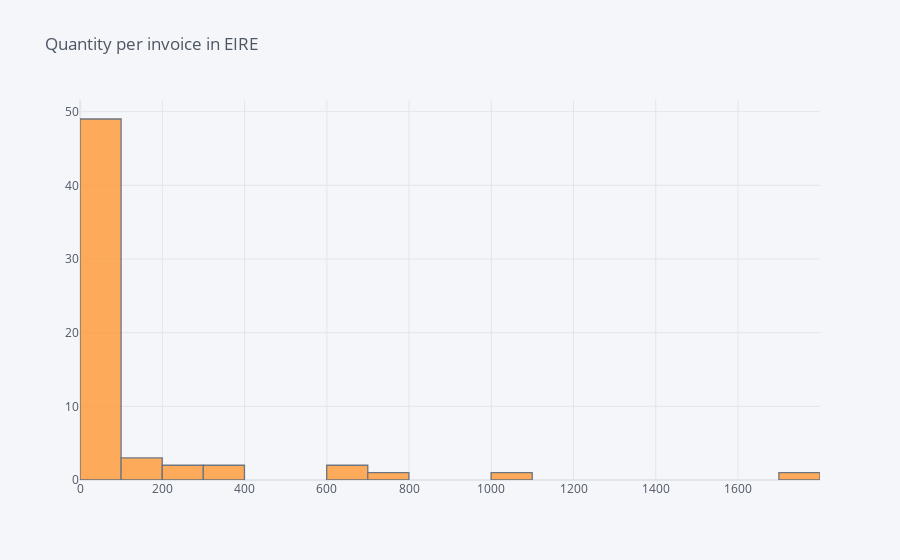
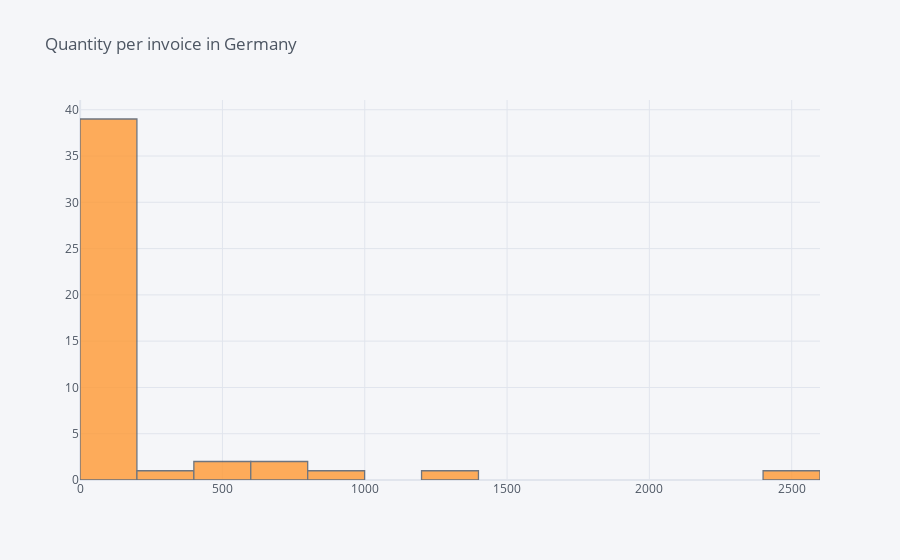
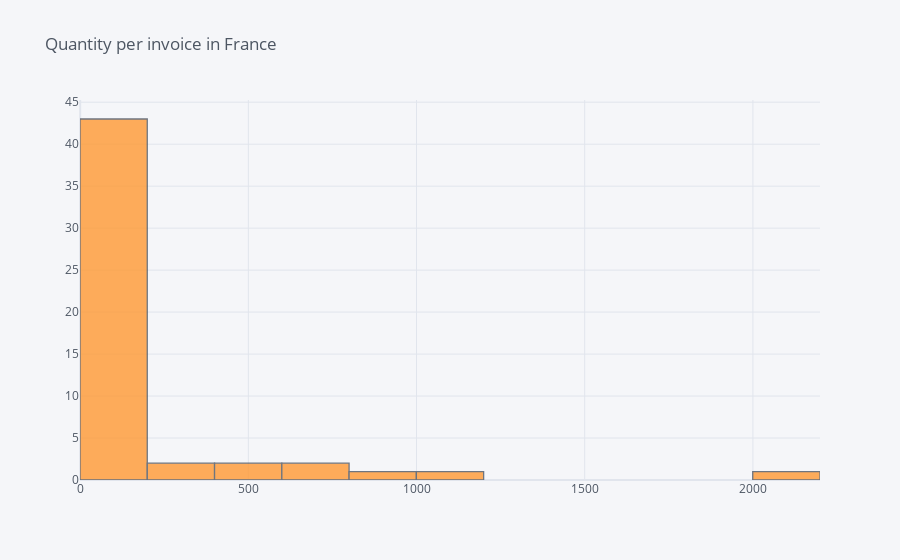

Notebook code cell kept with these figures, in order:
### Markdown cell above
## 4. Create a set of interactive histograms showing the distributions of quantity per invoice for the following countries: EIRE, Germany, France, and Netherlands.

### Code cell
cou = ['EIRE', 'Germany', 'France', 'Netherlands']
for a in cou:
    data[data['Country'] == a].value_counts('Quantity').iplot(kind='hist', bins=20, title=f'Quantity per invoice in {a}')

### Figure 1 — Plotly figure (JSON) as saved in the notebook; plotly's stock layout.template omitted (floating-point values rounded to 4 significant figures)
{"data": [{"histfunc": "count", "histnorm": "", "marker": {"color": "rgba(255, 153, 51, 1.0)", "line": {"color": "#4D5663", "width": 1.3}}, "nbinsx": 20, "opacity": 0.8, "orientation": "v", "type": "histogram", "x": [1798, 1013, 704, 690, 672, 330, 319, 286, 207, 120, 112, 105, 88, 86, 72, 62, 60, 46, 42, 31, 28, 27, 25, 22, 22, 20, 17, 16, 16, 16, 14, 11, 8, 6, 6, 4, 3, 3, 2, 2, 2, 2, 2, 2, 1, 1, 1, 1, 1, 1, 1, 1, 1, 1, 1, 1, 1, 1, 1, 1, 1]}], "layout": {"barmode": "overlay", "legend": {"bgcolor": "#F5F6F9", "font": {"color": "#4D5663"}}, "paper_bgcolor": "#F5F6F9", "plot_bgcolor": "#F5F6F9", "title": {"font": {"color": "#4D5663"}, "text": "Quantity per invoice in EIRE"}, "xaxis": {"gridcolor": "#E1E5ED", "showgrid": true, "tickfont": {"color": "#4D5663"}, "title": {"font": {"color": "#4D5663"}, "text": ""}, "zerolinecolor": "#E1E5ED"}, "yaxis": {"gridcolor": "#E1E5ED", "showgrid": true, "tickfont": {"color": "#4D5663"}, "title": {"font": {"color": "#4D5663"}, "text": ""}, "zerolinecolor": "#E1E5ED"}}}

### Figure 2 — Plotly figure (JSON) as saved in the notebook; plotly's stock layout.template omitted (floating-point values rounded to 4 significant figures)
{"data": [{"histfunc": "count", "histnorm": "", "marker": {"color": "rgba(255, 153, 51, 1.0)", "line": {"color": "#4D5663", "width": 1.3}}, "nbinsx": 20, "opacity": 0.8, "orientation": "v", "type": "histogram", "x": [2490, 1236, 827, 694, 681, 566, 448, 326, 198, 184, 158, 150, 149, 105, 78, 63, 36, 32, 27, 23, 22, 21, 19, 19, 18, 16, 9, 8, 8, 6, 5, 5, 4, 4, 4, 4, 2, 2, 2, 2, 1, 1, 1, 1, 1, 1, 1]}], "layout": {"barmode": "overlay", "legend": {"bgcolor": "#F5F6F9", "font": {"color": "#4D5663"}}, "paper_bgcolor": "#F5F6F9", "plot_bgcolor": "#F5F6F9", "title": {"font": {"color": "#4D5663"}, "text": "Quantity per invoice in Germany"}, "xaxis": {"gridcolor": "#E1E5ED", "showgrid": true, "tickfont": {"color": "#4D5663"}, "title": {"font": {"color": "#4D5663"}, "text": ""}, "zerolinecolor": "#E1E5ED"}, "yaxis": {"gridcolor": "#E1E5ED", "showgrid": true, "tickfont": {"color": "#4D5663"}, "title": {"font": {"color": "#4D5663"}, "text": ""}, "zerolinecolor": "#E1E5ED"}}}

### Figure 3 — Plotly figure (JSON) as saved in the notebook; plotly's stock layout.template omitted (floating-point values rounded to 4 significant figures)
{"data": [{"histfunc": "count", "histnorm": "", "marker": {"color": "rgba(255, 153, 51, 1.0)", "line": {"color": "#4D5663", "width": 1.3}}, "nbinsx": 20, "opacity": 0.8, "orientation": "v", "type": "histogram", "x": [2092, 1126, 820, 769, 608, 495, 492, 293, 255, 188, 136, 127, 112, 102, 92, 49, 35, 33, 27, 22, 16, 15, 15, 11, 9, 9, 9, 8, 8, 7, 6, 6, 6, 5, 4, 4, 3, 3, 2, 2, 2, 1, 1, 1, 1, 1, 1, 1, 1, 1, 1, 1]}], "layout": {"barmode": "overlay", "legend": {"bgcolor": "#F5F6F9", "font": {"color": "#4D5663"}}, "paper_bgcolor": "#F5F6F9", "plot_bgcolor": "#F5F6F9", "title": {"font": {"color": "#4D5663"}, "text": "Quantity per invoice in France"}, "xaxis": {"gridcolor": "#E1E5ED", "showgrid": true, "tickfont": {"color": "#4D5663"}, "title": {"font": {"color": "#4D5663"}, "text": ""}, "zerolinecolor": "#E1E5ED"}, "yaxis": {"gridcolor": "#E1E5ED", "showgrid": true, "tickfont": {"color": "#4D5663"}, "title": {"font": {"color": "#4D5663"}, "text": ""}, "zerolinecolor": "#E1E5ED"}}}
